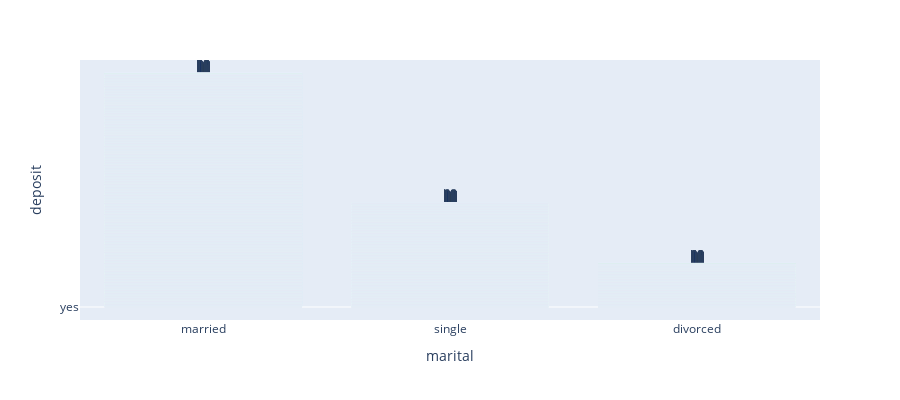

Notebook code for this chart:
### Code cell
# df = px.data.tips()
fig = px.bar(data, x='marital', y='deposit',
             color_discrete_sequence = ['lightgreen', 'green', 'blue'],
             barmode='group',
             text_auto = True,
             height=400)
fig.show()

### Figure 1 — Plotly figure (JSON) as saved in the notebook; plotly's stock layout.template omitted (floating-point values rounded to 4 significant figures; data arrays with more than 128 entries replaced by an {"elided": "..."} marker saying what was removed)
{"data": [{"alignmentgroup": "True", "hovertemplate": "marital=%{x}<br>deposit=%{y}<extra></extra>", "legendgroup": "", "marker": {"color": "lightgreen", "pattern": {"shape": ""}}, "name": "", "offsetgroup": "", "orientation": "v", "showlegend": false, "textposition": "auto", "texttemplate": "%{y}", "type": "bar", "x": {"elided": "11162 str values"}, "xaxis": "x", "y": {"elided": "11162 str values"}, "yaxis": "y"}], "layout": {"barmode": "group", "height": 400, "legend": {"tracegroupgap": 0}, "margin": {"t": 60}, "xaxis": {"anchor": "y", "domain": [0, 1], "title": {"text": "marital"}}, "yaxis": {"anchor": "x", "domain": [0, 1], "title": {"text": "deposit"}}}}
